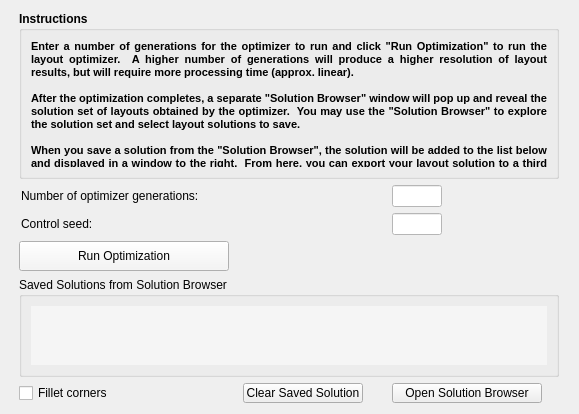
      <widget class="QWidget" name="page_4">
       <property name="geometry">
        <rect>
         <x>0</x>
         <y>0</y>
         <width>579</width>
         <height>414</height>
        </rect>
       </property>
       <attribute name="label">
        <string>Results</string>
       </attribute>
       <layout class="QGridLayout" name="gridLayout_4">
        <item row="1" column="0">
         <widget class="QLabel" name="label_26">
          <property name="text">
           <string>Number of optimizer generations:</string>
          </property>
          <property name="margin">
           <number>1</number>
          </property>
          <property name="indent">
           <number>2</number>
          </property>
          <property name="buddy">
           <cstring>txt_numGenerations</cstring>
          </property>
         </widget>
        </item>
        <item row="5" column="0">
         <widget class="QCheckBox" name="checkBox_fillet">
          <property name="minimumSize">
           <size>
            <width>150</width>
            <height>20</height>
           </size>
          </property>
          <property name="maximumSize">
           <size>
            <width>150</width>
            <height>20</height>
           </size>
          </property>
          <property name="text">
           <string>Fillet corners</string>
          </property>
         </widget>
        </item>
        <item row="2" column="2">
         <widget class="QLineEdit" name="txt_numseed">
          <property name="maximumSize">
           <size>
            <width>50</width>
            <height>16777215</height>
           </size>
          </property>
          <property name="styleSheet">
           <string notr="true">background-color: rgb(255, 255, 255);</string>
          </property>
          <property name="inputMask">
           <string/>
          </property>
         </widget>
        </item>
        <item row="1" column="2">
         <widget class="QLineEdit" name="txt_numGenerations">
          <property name="maximumSize">
           <size>
            <width>50</width>
            <height>16777215</height>
           </size>
          </property>
          <property name="styleSheet">
           <string notr="true">background-color: rgb(255, 255, 255);</string>
          </property>
          <property name="inputMask">
           <string/>
          </property>
         </widget>
        </item>
        <item row="3" column="0">
         <widget class="QPushButton" name="btn_runSim">
          <property name="minimumSize">
           <size>
            <width>0</width>
            <height>30</height>
           </size>
          </property>
          <property name="palette">
           <palette>
            <active>
             <colorrole role="Button">
              <brush brushstyle="SolidPattern">
               <color alpha="255">
                <red>245</red>
                <green>245</green>
                <blue>245</blue>
               </color>
              </brush>
             </colorrole>
             <colorrole role="Base">
              <brush brushstyle="SolidPattern">
               <color alpha="255">
                <red>245</red>
                <green>245</green>
                <blue>245</blue>
               </color>
              </brush>
             </colorrole>
             <colorrole role="Window">
              <brush brushstyle="SolidPattern">
               <color alpha="255">
                <red>245</red>
                <green>245</green>
                <blue>245</blue>
               </color>
              </brush>
             </colorrole>
            </active>
            <inactive>
             <colorrole role="Button">
              <brush brushstyle="SolidPattern">
               <color alpha="255">
                <red>245</red>
                <green>245</green>
                <blue>245</blue>
               </color>
              </brush>
             </colorrole>
             <colorrole role="Base">
              <brush brushstyle="SolidPattern">
               <color alpha="255">
                <red>245</red>
                <green>245</green>
                <blue>245</blue>
               </color>
              </brush>
             </colorrole>
             <colorrole role="Window">
              <brush brushstyle="SolidPattern">
               <color alpha="255">
                <red>245</red>
                <green>245</green>
                <blue>245</blue>
               </color>
              </brush>
             </colorrole>
            </inactive>
            <disabled>
             <colorrole role="Button">
              <brush brushstyle="SolidPattern">
               <color alpha="255">
                <red>245</red>
                <green>245</green>
                <blue>245</blue>
               </color>
              </brush>
             </colorrole>
             <colorrole role="Base">
              <brush brushstyle="SolidPattern">
               <color alpha="255">
                <red>245</red>
                <green>245</green>
                <blue>245</blue>
               </color>
              </brush>
             </colorrole>
             <colorrole role="Window">
              <brush brushstyle="SolidPattern">
               <color alpha="255">
                <red>245</red>
                <green>245</green>
                <blue>245</blue>
               </color>
              </brush>
             </colorrole>
            </disabled>
           </palette>
          </property>
          <property name="text">
           <string>Run Optimization</string>
          </property>
          <property name="autoRepeat">
           <bool>false</bool>
          </property>
         </widget>
        </item>
        <item row="5" column="1">
         <widget class="QPushButton" name="btn_clr_all">
          <property name="minimumSize">
           <size>
            <width>120</width>
            <height>20</height>
           </size>
          </property>
          <property name="maximumSize">
           <size>
            <width>120</width>
            <height>20</height>
           </size>
          </property>
          <property name="text">
           <string>Clear Saved Solution</string>
          </property>
         </widget>
        </item>
        <item row="5" column="2">
         <widget class="QPushButton" name="btn_open_sol_browser">
          <property name="minimumSize">
           <size>
            <width>150</width>
            <height>20</height>
           </size>
          </property>
          <property name="maximumSize">
           <size>
            <width>150</width>
            <height>20</height>
           </size>
          </property>
          <property name="text">
           <string>Open Solution Browser</string>
          </property>
         </widget>
        </item>
        <item row="3" column="2">
         <spacer name="horizontalSpacer">
          <property name="orientation">
           <enum>Qt::Horizontal</enum>
          </property>
          <property name="sizeType">
           <enum>QSizePolicy::Fixed</enum>
          </property>
          <property name="sizeHint" stdset="0">
           <size>
            <width>20</width>
            <height>20</height>
           </size>
          </property>
         </spacer>
        </item>
        <item row="0" column="0" colspan="3">
         <widget class="QGroupBox" name="groupBox_6">
          <property name="minimumSize">
           <size>
            <width>0</width>
            <height>0</height>
           </size>
          </property>
          <property name="maximumSize">
           <size>
            <width>16777215</width>
            <height>250</height>
           </size>
          </property>
          <property name="font">
           <font>
            <weight>75</weight>
            <bold>true</bold>
           </font>
          </property>
          <property name="title">
           <string>Instructions</string>
          </property>
          <layout class="QGridLayout" name="gridLayout_15">
           <item row="0" column="0">
            <widget class="QLabel" name="label_43">
             <property name="sizePolicy">
              <sizepolicy hsizetype="Preferred" vsizetype="Preferred">
               <horstretch>0</horstretch>
               <verstretch>0</verstretch>
              </sizepolicy>
             </property>
             <property name="text">
              <string>&lt;!DOCTYPE HTML PUBLIC &quot;-//W3C//DTD HTML 4.0//EN&quot; &quot;http://www.w3.org/TR/REC-html40/strict.dtd&quot;&gt;
&lt;html&gt;&lt;head&gt;&lt;meta name=&quot;qrichtext&quot; content=&quot;1&quot; /&gt;&lt;style type=&quot;text/css&quot;&gt;
p, li { white-space: pre-wrap; }
&lt;/style&gt;&lt;/head&gt;&lt;body style=&quot; font-family:'MS Shell Dlg 2'; font-size:8.25pt; font-weight:600; font-style:normal;&quot;&gt;
&lt;p align=&quot;justify&quot; style=&quot; margin-top:0px; margin-bottom:0px; margin-left:0px; margin-right:0px; -qt-block-indent:0; text-indent:0px;&quot;&gt;&lt;span style=&quot; font-size:8pt;&quot;&gt;Enter a number of generations for the optimizer to run and click &amp;quot;Run Optimization&amp;quot; to run the layout optimizer.  A higher number of generations will produce a higher resolution of layout results, but will require more processing time (approx. linear).&lt;/span&gt;&lt;/p&gt;
&lt;p align=&quot;justify&quot; style=&quot;-qt-paragraph-type:empty; margin-top:0px; margin-bottom:0px; margin-left:0px; margin-right:0px; -qt-block-indent:0; text-indent:0px; font-size:8pt;&quot;&gt;&lt;/p&gt;
&lt;p align=&quot;justify&quot; style=&quot; margin-top:0px; margin-bottom:0px; margin-left:0px; margin-right:0px; -qt-block-indent:0; text-indent:0px;&quot;&gt;&lt;span style=&quot; font-size:8pt;&quot;&gt;After the optimization completes, a separate &amp;quot;Solution Browser&amp;quot; window will pop up and reveal the solution set of layouts obtained by the optimizer.  You may use the &amp;quot;Solution Browser&amp;quot; to explore the solution set and select layout solutions to save.&lt;/span&gt;&lt;/p&gt;
&lt;p align=&quot;justify&quot; style=&quot;-qt-paragraph-type:empty; margin-top:0px; margin-bottom:0px; margin-left:0px; margin-right:0px; -qt-block-indent:0; text-indent:0px; font-size:8pt;&quot;&gt;&lt;/p&gt;
&lt;p align=&quot;justify&quot; style=&quot; margin-top:0px; margin-bottom:0px; margin-left:0px; margin-right:0px; -qt-block-indent:0; text-indent:0px;&quot;&gt;&lt;span style=&quot; font-size:8pt;&quot;&gt;When you save a solution from the &amp;quot;Solution Browser&amp;quot;, the solution will be added to the list below and displayed in a window to the right.  From here, you can export your layout solution to a third party tool for further development.&lt;/span&gt;&lt;/p&gt;&lt;/body&gt;&lt;/html&gt;</string>
             </property>
             <property name="wordWrap">
              <bool>true</bool>
             </property>
            </widget>
           </item>
          </layout>
         </widget>
        </item>
        <item row="4" column="0" colspan="3">
         <widget class="QGroupBox" name="groupBox_7">
          <property name="enabled">
           <bool>true</bool>
          </property>
          <property name="sizePolicy">
           <sizepolicy hsizetype="Preferred" vsizetype="Preferred">
            <horstretch>0</horstretch>
            <verstretch>0</verstretch>
           </sizepolicy>
          </property>
          <property name="maximumSize">
           <size>
            <width>16777215</width>
            <height>100</height>
           </size>
          </property>
          <property name="title">
           <string>Saved Solutions from Solution Browser</string>
          </property>
          <layout class="QGridLayout" name="gridLayout_16">
           <item row="1" column="0">
            <widget class="QListWidget" name="lst_solution">
             <property name="sizePolicy">
              <sizepolicy hsizetype="Preferred" vsizetype="Preferred">
               <horstretch>0</horstretch>
               <verstretch>0</verstretch>
              </sizepolicy>
             </property>
             <property name="minimumSize">
              <size>
               <width>500</width>
               <height>0</height>
              </size>
             </property>
             <property name="maximumSize">
              <size>
               <width>16777215</width>
               <height>16777215</height>
              </size>
             </property>
             <property name="palette">
              <palette>
               <active>
                <colorrole role="Button">
                 <brush brushstyle="SolidPattern">
                  <color alpha="255">
                   <red>245</red>
                   <green>245</green>
                   <blue>245</blue>
                  </color>
                 </brush>
                </colorrole>
                <colorrole role="Base">
                 <brush brushstyle="SolidPattern">
                  <color alpha="255">
                   <red>245</red>
                   <green>245</green>
                   <blue>245</blue>
                  </color>
                 </brush>
                </colorrole>
                <colorrole role="Window">
                 <brush brushstyle="SolidPattern">
                  <color alpha="255">
                   <red>245</red>
                   <green>245</green>
                   <blue>245</blue>
                  </color>
                 </brush>
                </colorrole>
               </active>
               <inactive>
                <colorrole role="Button">
                 <brush brushstyle="SolidPattern">
                  <color alpha="255">
                   <red>245</red>
                   <green>245</green>
                   <blue>245</blue>
                  </color>
                 </brush>
                </colorrole>
                <colorrole role="Base">
                 <brush brushstyle="SolidPattern">
                  <color alpha="255">
                   <red>245</red>
                   <green>245</green>
                   <blue>245</blue>
                  </color>
                 </brush>
                </colorrole>
                <colorrole role="Window">
                 <brush brushstyle="SolidPattern">
                  <color alpha="255">
                   <red>245</red>
                   <green>245</green>
                   <blue>245</blue>
                  </color>
                 </brush>
                </colorrole>
               </inactive>
               <disabled>
                <colorrole role="Button">
                 <brush brushstyle="SolidPattern">
                  <color alpha="255">
                   <red>245</red>
                   <green>245</green>
                   <blue>245</blue>
                  </color>
                 </brush>
                </colorrole>
                <colorrole role="Base">
                 <brush brushstyle="SolidPattern">
                  <color alpha="255">
                   <red>245</red>
                   <green>245</green>
                   <blue>245</blue>
                  </color>
                 </brush>
                </colorrole>
                <colorrole role="Window">
                 <brush brushstyle="SolidPattern">
                  <color alpha="255">
                   <red>245</red>
                   <green>245</green>
                   <blue>245</blue>
                  </color>
                 </brush>
                </colorrole>
               </disabled>
              </palette>
             </property>
             <property name="frameShape">
              <enum>QFrame::NoFrame</enum>
             </property>
             <property name="frameShadow">
              <enum>QFrame::Plain</enum>
             </property>
            </widget>
           </item>
          </layout>
         </widget>
        </item>
        <item row="2" column="0">
         <widget class="QLabel" name="label_34">
          <property name="text">
           <string>Control seed:</string>
          </property>
          <property name="margin">
           <number>1</number>
          </property>
          <property name="indent">
           <number>2</number>
          </property>
          <property name="buddy">
           <cstring>txt_numGenerations</cstring>
          </property>
         </widget>
        </item>
       </layout>
      </widget>
